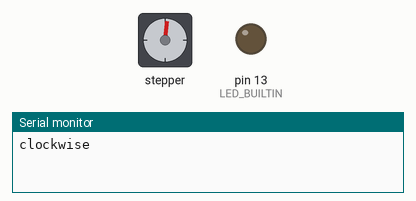
This sketch was run on a simulated Arduino Uno, built with avr-gcc and run on an emulated ATmega328P. Shown: stepper motor, output pins drawn as LEDs (lit = HIGH), the last lines printed to the serial monitor. Stepper angles assume 200 steps per turn.

Above: at 0.05 s.
At 0.95 s:
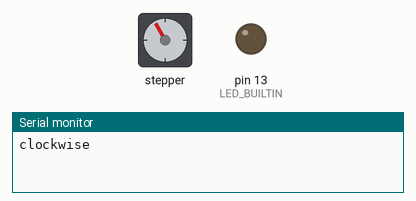
At 1.7 s:
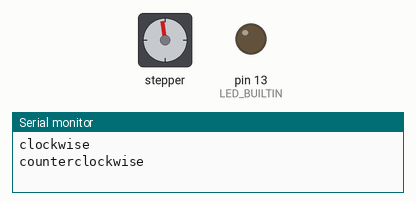
At 2.5 s:
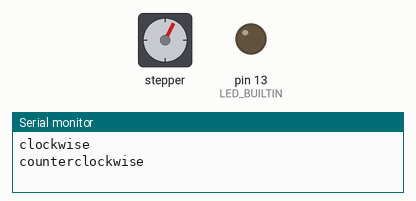
Timing chart, 0 to 6.9 s (numbered marks = the images above):
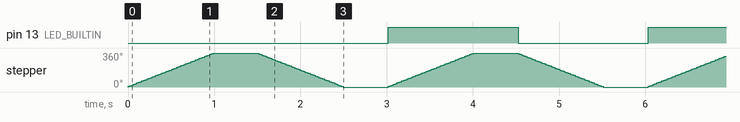

Measured:
- by itself, pin 13 (LED_BUILTIN): alternates HIGH for 1.5 s and LOW for 1.5 s
- by itself, stepper: turns 360° clockwise in 0.99 s, then 360° counter-clockwise in 0.99 s, repeating every 3.0 s

The sketch:

l298n_stepper.ino
```cpp
// Include the Arduino Stepper Library
#include <Stepper.h>

// Number of steps per output rotation
const int stepsPerRevolution = 200;

// Create Instance of Stepper library
Stepper myStepper(stepsPerRevolution,8,9,10,11);


void setup()
{
	// initialize the serial port:
	Serial.begin(9600);
	// set the speed at 60 rpm:
	myStepper.setSpeed(60);
    // use the built-in LED as a visual indicator
    pinMode(LED_BUILTIN, OUTPUT);
}

void loop()
{
	// step one revolution in one direction:
	Serial.println("clockwise");
	myStepper.step(stepsPerRevolution);
	delay(500);
	digitalWrite(LED_BUILTIN, LOW);

	// step one revolution in the other direction:
	Serial.println("counterclockwise");
	myStepper.step(-stepsPerRevolution);
	delay(500);
	digitalWrite(LED_BUILTIN, HIGH);
}
```
